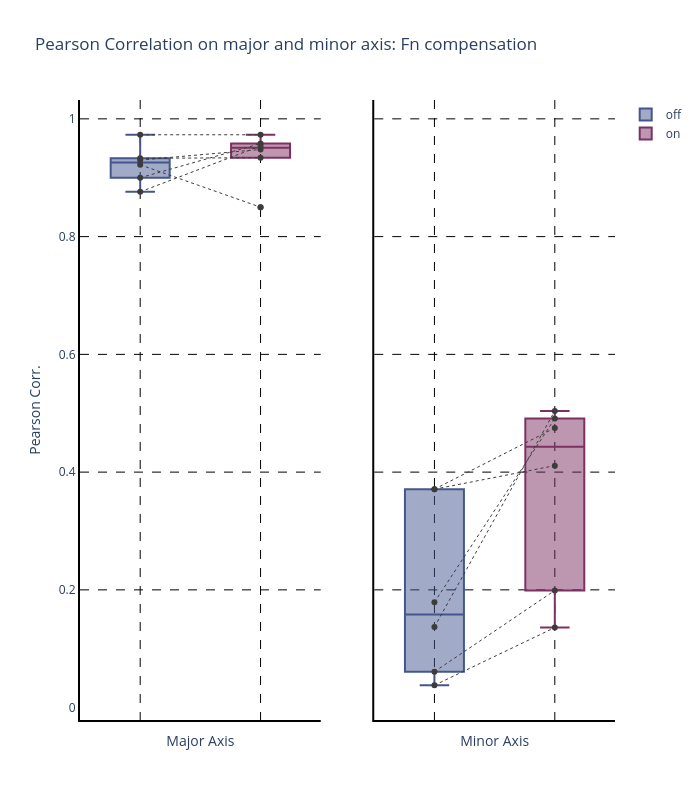

Write notebook code for a chart like this one.
### Code cell
# fig = px.box(fn, y="Corr", facet_col="Axis", color="Fn",
#              boxmode="group", points='all')
metric="Corr"

fn_on_major =fn.loc[(fn["Axis"]=="Major") & (fn["Fn"]=="on")]
fn_off_major =fn.loc[(fn["Axis"]=="Major")&(fn["Fn"]=="off")]
fn_on_minor =fn.loc[(fn["Axis"]=="Minor")&(fn["Fn"]=="on")]
fn_off_minor =fn.loc[(fn["Axis"]=="Minor")&(fn["Fn"]=="off")]



fn_major =fn.loc[(fn["Axis"]=="Major") ]
fn_minor =fn.loc[(fn["Axis"]=="Minor")]

color1='rgb(68,86,141)'
color2='rgb(125,48,98)'

# fig = px.strip(fn_major, y="Corr", x="Fn",color="Fn",stripmode='overlay')
fig = make_subplots(rows=1, cols=2,shared_yaxes=True,)

fig.add_trace(go.Box( y=fn_major.query('Fn == "off"')[metric],name="off",marker_color=color1,
    line_color=color1),row=1, col=1)
fig.add_trace(go.Box( y=fn_major.query('Fn == "on"')[metric],name="on",marker_color=color2,
    line_color=color2),row=1, col=1)

fig.add_trace(go.Box( y=fn_minor.query('Fn == "off"')[metric],name="off",marker_color=color1,
    line_color=color1,showlegend=False),row=1, col=2)
fig.add_trace(go.Box( y=fn_minor.query('Fn == "on"')[metric],name="on",marker_color=color2,
    line_color=color2,showlegend=False),row=1, col=2)

mat_major=(np.stack((fn_off_major[metric],fn_on_major[metric])))
mat_minor=(np.stack((fn_off_minor[metric],fn_on_minor[metric])))

color3='rgb(60,60,60)'

# print(mat_major)
for i in range(6):
    fig.add_trace(go.Scatter(y=mat_major[:,i], x=["off","on"],line=dict(color=color3, width=1, dash='dot'),showlegend=False),row=1, col=1)
    fig.add_trace(go.Scatter(y=mat_minor[:,i], x=["off","on"],line=dict(color=color3, width=1, dash='dot'),showlegend=False),row=1, col=2)

layout = fig.update_layout(
    plot_bgcolor='rgba(0,0,0,0)'
)
# fig.add_trace()

fig.update_xaxes(showticklabels=False)
fig.update_xaxes(title_text="Major Axis", row=1, col=1)
fig.update_xaxes(title_text="Minor Axis", row=1, col=2)
fig.update_yaxes(title_text="Pearson Corr.", row=1, col=1)
fig.update_layout(height=800, width=700, title_text="Pearson Correlation on major and minor axis: Fn compensation")


fig.update_xaxes(showgrid=True, griddash='dash', minor_griddash="dot", gridcolor='Black')
fig.update_yaxes(showgrid=True,  griddash='dash',  gridcolor='Black')

fig.update_xaxes(showline=True, linewidth=2, linecolor='black')
fig.update_yaxes(showline=True, linewidth=2, linecolor='black')

fig.show()

### Figure 1 — Plotly figure (JSON) as saved in the notebook; plotly's stock layout.template omitted (floating-point values rounded to 4 significant figures)
{"data": [{"line": {"color": "rgb(68,86,141)"}, "marker": {"color": "rgb(68,86,141)"}, "name": "off", "type": "box", "xaxis": "x", "y": [0.973, 0.9, 0.933, 0.93, 0.876, 0.922], "yaxis": "y"}, {"line": {"color": "rgb(125,48,98)"}, "marker": {"color": "rgb(125,48,98)"}, "name": "on", "type": "box", "xaxis": "x", "y": [0.973, 0.958, 0.934, 0.948, 0.954, 0.85], "yaxis": "y"}, {"line": {"color": "rgb(68,86,141)"}, "marker": {"color": "rgb(68,86,141)"}, "name": "off", "showlegend": false, "type": "box", "xaxis": "x2", "y": [0.371, 0.038, 0.137, 0.061, 0.371, 0.179], "yaxis": "y2"}, {"line": {"color": "rgb(125,48,98)"}, "marker": {"color": "rgb(125,48,98)"}, "name": "on", "showlegend": false, "type": "box", "xaxis": "x2", "y": [0.411, 0.136, 0.504, 0.199, 0.475, 0.491], "yaxis": "y2"}, {"line": {"color": "rgb(60,60,60)", "dash": "dot", "width": 1}, "showlegend": false, "type": "scatter", "x": ["off", "on"], "xaxis": "x", "y": [0.973, 0.973], "yaxis": "y"}, {"line": {"color": "rgb(60,60,60)", "dash": "dot", "width": 1}, "showlegend": false, "type": "scatter", "x": ["off", "on"], "xaxis": "x2", "y": [0.371, 0.411], "yaxis": "y2"}, {"line": {"color": "rgb(60,60,60)", "dash": "dot", "width": 1}, "showlegend": false, "type": "scatter", "x": ["off", "on"], "xaxis": "x", "y": [0.9, 0.958], "yaxis": "y"}, {"line": {"color": "rgb(60,60,60)", "dash": "dot", "width": 1}, "showlegend": false, "type": "scatter", "x": ["off", "on"], "xaxis": "x2", "y": [0.038, 0.136], "yaxis": "y2"}, {"line": {"color": "rgb(60,60,60)", "dash": "dot", "width": 1}, "showlegend": false, "type": "scatter", "x": ["off", "on"], "xaxis": "x", "y": [0.933, 0.934], "yaxis": "y"}, {"line": {"color": "rgb(60,60,60)", "dash": "dot", "width": 1}, "showlegend": false, "type": "scatter", "x": ["off", "on"], "xaxis": "x2", "y": [0.137, 0.504], "yaxis": "y2"}, {"line": {"color": "rgb(60,60,60)", "dash": "dot", "width": 1}, "showlegend": false, "type": "scatter", "x": ["off", "on"], "xaxis": "x", "y": [0.93, 0.948], "yaxis": "y"}, {"line": {"color": "rgb(60,60,60)", "dash": "dot", "width": 1}, "showlegend": false, "type": "scatter", "x": ["off", "on"], "xaxis": "x2", "y": [0.061, 0.199], "yaxis": "y2"}, {"line": {"color": "rgb(60,60,60)", "dash": "dot", "width": 1}, "showlegend": false, "type": "scatter", "x": ["off", "on"], "xaxis": "x", "y": [0.876, 0.954], "yaxis": "y"}, {"line": {"color": "rgb(60,60,60)", "dash": "dot", "width": 1}, "showlegend": false, "type": "scatter", "x": ["off", "on"], "xaxis": "x2", "y": [0.371, 0.475], "yaxis": "y2"}, {"line": {"color": "rgb(60,60,60)", "dash": "dot", "width": 1}, "showlegend": false, "type": "scatter", "x": ["off", "on"], "xaxis": "x", "y": [0.922, 0.85], "yaxis": "y"}, {"line": {"color": "rgb(60,60,60)", "dash": "dot", "width": 1}, "showlegend": false, "type": "scatter", "x": ["off", "on"], "xaxis": "x2", "y": [0.179, 0.491], "yaxis": "y2"}], "layout": {"height": 800, "plot_bgcolor": "rgba(0,0,0,0)", "title": {"text": "Pearson Correlation on major and minor axis: Fn compensation"}, "width": 700, "xaxis": {"anchor": "y", "domain": [0, 0.45], "gridcolor": "Black", "griddash": "dash", "linecolor": "black", "linewidth": 2, "minor": {"griddash": "dot"}, "showgrid": true, "showline": true, "showticklabels": false, "title": {"text": "Major Axis"}}, "xaxis2": {"anchor": "y2", "domain": [0.55, 1], "gridcolor": "Black", "griddash": "dash", "linecolor": "black", "linewidth": 2, "minor": {"griddash": "dot"}, "showgrid": true, "showline": true, "showticklabels": false, "title": {"text": "Minor Axis"}}, "yaxis": {"anchor": "x", "domain": [0, 1], "gridcolor": "Black", "griddash": "dash", "linecolor": "black", "linewidth": 2, "showgrid": true, "showline": true, "title": {"text": "Pearson Corr."}}, "yaxis2": {"anchor": "x2", "domain": [0, 1], "gridcolor": "Black", "griddash": "dash", "linecolor": "black", "linewidth": 2, "matches": "y", "showgrid": true, "showline": true, "showticklabels": false}}}
